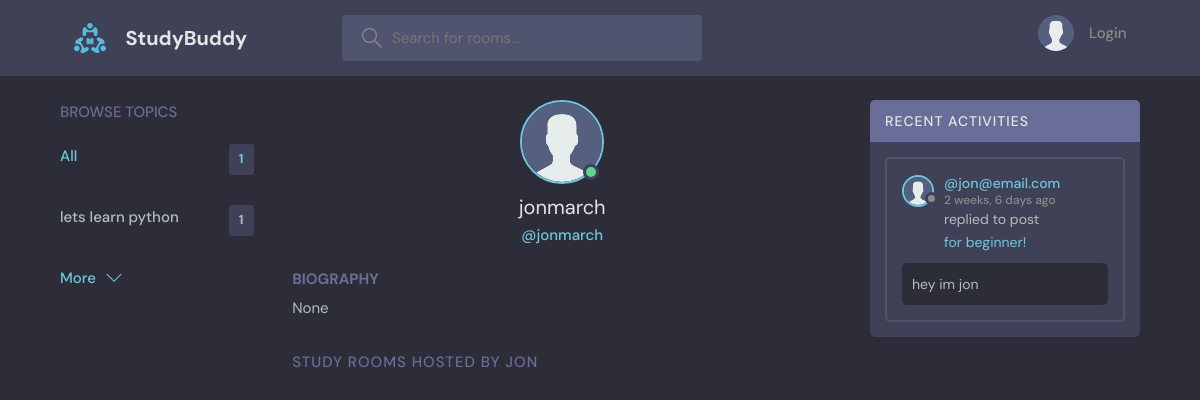
The app's page /profile/2/ with its own data.
### base/models.py (models this page shows, shortened)
class Topic(models.Model):
    name = models.CharField(max_length=200)

class User(AbstractUser):
    name = models.CharField(max_length=200, null=True)
    email = models.EmailField(unique=True, null=True)
    bio = models.TextField(null=True)
    avatar = models.ImageField(null=True, default="avatar.svg")
    USERNAME_FIELD = 'email'
    REQUIRED_FIELDS = []

class Message(models.Model):
    user = models.ForeignKey(User, on_delete=models.CASCADE)
    room = models.ForeignKey(Room, on_delete=models.CASCADE)
    body = models.TextField()
    updated = models.DateTimeField(auto_now=True)
    created = models.DateTimeField(auto_now_add=True)
    class Meta:
        ordering =['-updated', '-created']

class Room(models.Model):
    host = models.ForeignKey(User, on_delete=models.SET_NULL, null=True)
    topic = models.ForeignKey(Topic, on_delete=models.SET_NULL, null=True)
    name = models.CharField(max_length=200)
    description = models.TextField(null=True, blank=True)
    participants = models.ManyToManyField(User, related_name='participants')
    updated = models.DateTimeField(auto_now=True)
    created = models.DateTimeField(auto_now_add=True)
    class Meta:
        ordering =['-updated', '-created']
    def __str__(self):
        return self.name

### base/views.py (the view)
# urls.py: path('profile/<str:pk>/', views.userProfile, name="user-profile"),
def userProfile(request, pk):
    user = User.objects.get(id=pk)
    rooms = user.room_set.all()
    room_messages = user.message_set.all()
    topics = Topic.objects.all()
    context = {'user': user, 'rooms': rooms, 'room_messages': room_messages, 'topics': topics}
    return render(request, 'base/profile.html', context)

### base/templates/base/profile.html (shortened to what this page needs)
{% extends 'main.html' %}
{% block content %}
  <main class="profile-page layout layout--3">
    <div class="container">
      {% include 'base/topic_component.html' %}
      <div class="roomList">
        <div class="profile">
          <div class="profile__avatar">
            <div class="avatar avatar--large active">
              <img src="{{user.avatar.url}}" />
            </div>
          </div>
          <div class="profile__info">
            <h3>{{user.username}}</h3>
            <p>@{{user.username}}</p>
          </div>
          <div class="profile__about">
            <h3>Biography</h3>
            <p>
              {{user.bio}}
            </p>
          </div>
        </div>
        <div class="roomList__header">
          <div>
            <h2>Study Rooms Hosted by {{user.name}}</a>
            </h2>
          </div>
        </div>
      </div>
      {% include 'base/activity_component.html' %}
    </div>
  </main>
{% endblock content %}

### templates/main.html (shortened to what this page needs)
    <!DOCTYPE html>
    {% load static %}
    <html lang="en">
      <head>
        <link rel="stylesheet" type='text/css' media='screen' href="{% static 'styles/style.css' %}" />
      </head>
      <body>
        {% include 'navbar.html' %}
        {% block content %}
        {% endblock %}
      </body>
    </html>

### templates/navbar.html (shortened to what this page needs)
{% load static %}
<header class="header header--loggedIn">
    <div class="container">
      <a href="{% url 'home' %}" class="header__logo">
        <img src="{% static 'images/logo.svg' %}" />
        <h1>StudyBuddy</h1>
      </a>
      <form class="header__search" method="GET" action="{% url 'home' %}">
        <label>
          <input type="text" name = "q" placeholder="Search for rooms..." />
        </label>
      </form>
      <nav class="header__menu">
        {% if request.user.is_authenticated %}
        <div class="header__user">
          <a href="{% url 'update-user' %}">
            <div class="avatar avatar--medium active">
              <img src="{{request.user.avatar.url}}" />
            </div>
            <p>{{request.user.username}} <span>@{{request.user.username}}</span></p>
          </a>
          <button class="dropdown-button">
            <svg version="1.1" xmlns="http://www.w3.org/2000/svg" width="32" height="32" viewBox="0 0 32 32">
              <title>chevron-down</title>
              <path d="M16 21l-13-13h-3l16 16 16-16h-3l-13 13z"></path>
            </svg>
          </button>
        </div>
        {% else %}
        <a href="{% url 'login' %}">
          <img src="{% static 'images/avatar.svg' %}" />
          <p>Login</p>
        </a>
        {% endif %}
      </nav>
    </div>
  </header>

### base/templates/base/topic_component.html
<div class="topics">
    <div class="topics__header">
      <h2>Browse Topics</h2>
    </div>
    <ul class="topics__list">
      <li>
        <a href="{% url 'home' %}" class="active">All <span>{{topics.count}}</span></a>
      </li>
      {% for topic in topics%}
      <li>
        <a href="{% url 'home' %}?q={{topic.name}}">{{topic.name}} <span>{{topic.room_set.all.count}}</span></a>
      </li>
      {% endfor %}
    </ul>
    <a class="btn btn--link" href="{% url 'topics' %}">
      More
      <svg version="1.1" xmlns="http://www.w3.org/2000/svg" width="32" height="32" viewBox="0 0 32 32">
        <title>chevron-down</title>
        <path d="M16 21l-13-13h-3l16 16 16-16h-3l-13 13z"></path>
      </svg>
    </a>
  </div>

### base/templates/base/activity_component.html (shortened to what this page needs)
<div class="activities">
    <div class="activities__header">
      <h2>Recent Activities</h2>
    </div>
    {% for message in room_messages %}
    <div class="activities__box">
      <div class="activities__boxHeader roomListRoom__header">
        <a href="{% url 'user-profile' message.user.id %}" class="roomListRoom__author">
          <div class="avatar avatar--small">
            <img src="{{message.user.avatar.url}}" />
          </div>
          <p>
            @{{message.user}}
            <span>{{message.created|timesince}} ago</span>
          </p>
        </a>
      </div>
      <div class="activities__boxContent">
        <p>replied to post <a href="{% url 'room' message.room.id %}">{{message.room}}!</a></p>
        <div class="activities__boxRoomContent">
          {{message.body}}
        </div>
      </div>
    </div>
    {% endfor %}
  </div>

### records on screen
Topic: name "lets learn python", room_set.all.count "1"
User: avatar (placeholder picture), username "jonmarch", bio "None", name "JON"
Message: user.avatar (placeholder picture), user "jon@email.com", created "2 weeks, 6 days", room "for beginner", body "hey im jon"

### other values on screen
{{ topics.count }} "1"
